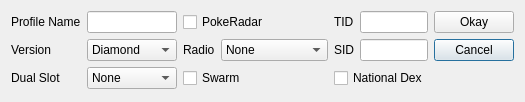
<?xml version="1.0" encoding="UTF-8"?>
<ui version="4.0">
 <class>ProfileEditor4</class>
 <widget class="QDialog" name="ProfileEditor4">
  <property name="geometry">
   <rect>
    <x>0</x>
    <y>0</y>
    <width>509</width>
    <height>102</height>
   </rect>
  </property>
  <property name="windowTitle">
   <string>Profile Editor Gen 4</string>
  </property>
  <layout class="QGridLayout" name="gridLayout">
   <item row="1" column="0">
    <widget class="QLabel" name="labelVersion">
     <property name="text">
      <string>Version</string>
     </property>
    </widget>
   </item>
   <item row="0" column="5">
    <widget class="TextBox" name="textBoxTID"/>
   </item>
   <item row="0" column="1">
    <widget class="QLineEdit" name="lineEditProfile"/>
   </item>
   <item row="1" column="6">
    <widget class="QPushButton" name="pushButtonCancel">
     <property name="text">
      <string>Cancel</string>
     </property>
    </widget>
   </item>
   <item row="1" column="4">
    <widget class="QLabel" name="labelSID">
     <property name="text">
      <string>SID</string>
     </property>
    </widget>
   </item>
   <item row="0" column="6">
    <widget class="QPushButton" name="pushButtonOkay">
     <property name="text">
      <string>Okay</string>
     </property>
    </widget>
   </item>
   <item row="1" column="5">
    <widget class="TextBox" name="textBoxSID"/>
   </item>
   <item row="0" column="4">
    <widget class="QLabel" name="labelTID">
     <property name="text">
      <string>TID</string>
     </property>
    </widget>
   </item>
   <item row="1" column="1">
    <widget class="ComboBox" name="comboBoxVersion">
     <item>
      <property name="text">
       <string>Diamond</string>
      </property>
     </item>
     <item>
      <property name="text">
       <string>Pearl</string>
      </property>
     </item>
     <item>
      <property name="text">
       <string>Platinum</string>
      </property>
     </item>
     <item>
      <property name="text">
       <string>Heart Gold</string>
      </property>
     </item>
     <item>
      <property name="text">
       <string>Soul Silver</string>
      </property>
     </item>
    </widget>
   </item>
   <item row="0" column="0">
    <widget class="QLabel" name="labelProfile">
     <property name="text">
      <string>Profile Name</string>
     </property>
    </widget>
   </item>
   <item row="2" column="0">
    <widget class="QLabel" name="labelDualSlot">
     <property name="text">
      <string>Dual Slot</string>
     </property>
    </widget>
   </item>
   <item row="2" column="1">
    <widget class="ComboBox" name="comboBoxDualSlot">
     <item>
      <property name="text">
       <string>None</string>
      </property>
     </item>
     <item>
      <property name="text">
       <string>Ruby</string>
      </property>
     </item>
     <item>
      <property name="text">
       <string>Sapphire</string>
      </property>
     </item>
     <item>
      <property name="text">
       <string>Fire Red</string>
      </property>
     </item>
     <item>
      <property name="text">
       <string>Leaf Green</string>
      </property>
     </item>
     <item>
      <property name="text">
       <string>Emerald</string>
      </property>
     </item>
    </widget>
   </item>
   <item row="0" column="2" colspan="2">
    <widget class="QCheckBox" name="checkBoxRadar">
     <property name="text">
      <string>PokeRadar</string>
     </property>
    </widget>
   </item>
   <item row="1" column="2">
    <widget class="QLabel" name="labelRadio">
     <property name="text">
      <string>Radio</string>
     </property>
    </widget>
   </item>
   <item row="1" column="3">
    <widget class="QComboBox" name="comboBoxRadio">
     <property name="enabled">
      <bool>true</bool>
     </property>
     <item>
      <property name="text">
       <string>None</string>
      </property>
     </item>
     <item>
      <property name="text">
       <string>Hoenn Sound</string>
      </property>
     </item>
     <item>
      <property name="text">
       <string>Sinnoh Sound</string>
      </property>
     </item>
    </widget>
   </item>
   <item row="2" column="2" colspan="2">
    <widget class="QCheckBox" name="checkBoxSwarm">
     <property name="text">
      <string>Swarm</string>
     </property>
    </widget>
   </item>
   <item row="2" column="4" colspan="2">
    <widget class="QCheckBox" name="checkBoxNationalDex">
     <property name="text">
      <string>National Dex</string>
     </property>
    </widget>
   </item>
  </layout>
 </widget>
 <customwidgets>
  <customwidget>
   <class>TextBox</class>
   <extends>QLineEdit</extends>
   <header>Form/Controls/TextBox.hpp</header>
  </customwidget>
  <customwidget>
   <class>ComboBox</class>
   <extends>QComboBox</extends>
   <header>Form/Controls/ComboBox.hpp</header>
  </customwidget>
 </customwidgets>
 <tabstops>
  <tabstop>lineEditProfile</tabstop>
  <tabstop>comboBoxVersion</tabstop>
  <tabstop>comboBoxDualSlot</tabstop>
  <tabstop>checkBoxRadar</tabstop>
  <tabstop>comboBoxRadio</tabstop>
  <tabstop>checkBoxSwarm</tabstop>
  <tabstop>textBoxTID</tabstop>
  <tabstop>textBoxSID</tabstop>
  <tabstop>checkBoxNationalDex</tabstop>
  <tabstop>pushButtonOkay</tabstop>
  <tabstop>pushButtonCancel</tabstop>
 </tabstops>
 <resources/>
 <connections>
  <connection>
   <sender>pushButtonCancel</sender>
   <signal>clicked()</signal>
   <receiver>ProfileEditor4</receiver>
   <slot>reject()</slot>
   <hints>
    <hint type="sourcelabel">
     <x>514</x>
     <y>56</y>
    </hint>
    <hint type="destinationlabel">
     <x>511</x>
     <y>84</y>
    </hint>
   </hints>
  </connection>
 </connections>
</ui>
